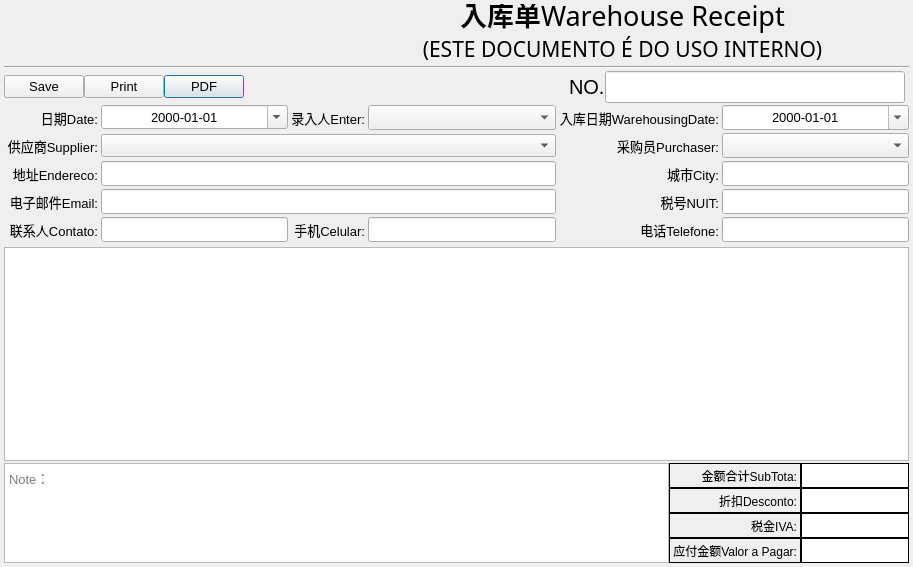
<?xml version="1.0" encoding="UTF-8"?>
<ui version="4.0">
 <class>Form</class>
 <widget class="QWidget" name="Form">
  <property name="geometry">
   <rect>
    <x>0</x>
    <y>0</y>
    <width>913</width>
    <height>567</height>
   </rect>
  </property>
  <property name="font">
   <font>
    <family>Arial</family>
    <pointsize>10</pointsize>
   </font>
  </property>
  <property name="windowTitle">
   <string>WarehousReceipt</string>
  </property>
  <layout class="QVBoxLayout" name="verticalLayout_4">
   <property name="spacing">
    <number>2</number>
   </property>
   <property name="leftMargin">
    <number>4</number>
   </property>
   <property name="topMargin">
    <number>4</number>
   </property>
   <property name="rightMargin">
    <number>4</number>
   </property>
   <property name="bottomMargin">
    <number>4</number>
   </property>
   <item>
    <layout class="QHBoxLayout" name="horizontalLayout_6">
     <item>
      <widget class="QLabel" name="label_logo">
       <property name="minimumSize">
        <size>
         <width>329</width>
         <height>60</height>
        </size>
       </property>
       <property name="maximumSize">
        <size>
         <width>329</width>
         <height>60</height>
        </size>
       </property>
       <property name="text">
        <string/>
       </property>
       <property name="pixmap">
        <pixmap>../res/tmLogo100.png</pixmap>
       </property>
       <property name="scaledContents">
        <bool>true</bool>
       </property>
      </widget>
     </item>
     <item>
      <spacer name="horizontalSpacer_4">
       <property name="orientation">
        <enum>Qt::Horizontal</enum>
       </property>
       <property name="sizeHint" stdset="0">
        <size>
         <width>40</width>
         <height>20</height>
        </size>
       </property>
      </spacer>
     </item>
     <item>
      <layout class="QVBoxLayout" name="verticalLayout_3">
       <property name="spacing">
        <number>0</number>
       </property>
       <item>
        <layout class="QHBoxLayout" name="horizontalLayout_5">
         <item>
          <spacer name="horizontalSpacer_2">
           <property name="orientation">
            <enum>Qt::Horizontal</enum>
           </property>
           <property name="sizeHint" stdset="0">
            <size>
             <width>40</width>
             <height>20</height>
            </size>
           </property>
          </spacer>
         </item>
         <item>
          <widget class="QLabel" name="label_Title_Chn">
           <property name="minimumSize">
            <size>
             <width>0</width>
             <height>30</height>
            </size>
           </property>
           <property name="maximumSize">
            <size>
             <width>16777215</width>
             <height>30</height>
            </size>
           </property>
           <property name="font">
            <font>
             <pointsize>20</pointsize>
             <weight>75</weight>
             <bold>true</bold>
            </font>
           </property>
           <property name="text">
            <string>入库单</string>
           </property>
           <property name="alignment">
            <set>Qt::AlignBottom|Qt::AlignRight|Qt::AlignTrailing</set>
           </property>
          </widget>
         </item>
         <item>
          <widget class="QLabel" name="label_Title_Eng">
           <property name="minimumSize">
            <size>
             <width>0</width>
             <height>30</height>
            </size>
           </property>
           <property name="maximumSize">
            <size>
             <width>16777215</width>
             <height>30</height>
            </size>
           </property>
           <property name="font">
            <font>
             <family>Algerian</family>
             <pointsize>20</pointsize>
             <weight>50</weight>
             <bold>false</bold>
            </font>
           </property>
           <property name="text">
            <string>Warehouse Receipt</string>
           </property>
           <property name="alignment">
            <set>Qt::AlignBottom|Qt::AlignLeading|Qt::AlignLeft</set>
           </property>
          </widget>
         </item>
         <item>
          <spacer name="horizontalSpacer_3">
           <property name="orientation">
            <enum>Qt::Horizontal</enum>
           </property>
           <property name="sizeHint" stdset="0">
            <size>
             <width>40</width>
             <height>20</height>
            </size>
           </property>
          </spacer>
         </item>
        </layout>
       </item>
       <item>
        <widget class="QLabel" name="label_Title_Note">
         <property name="minimumSize">
          <size>
           <width>0</width>
           <height>30</height>
          </size>
         </property>
         <property name="maximumSize">
          <size>
           <width>16777215</width>
           <height>30</height>
          </size>
         </property>
         <property name="font">
          <font>
           <family>Algerian</family>
           <pointsize>16</pointsize>
          </font>
         </property>
         <property name="text">
          <string>(ESTE DOCUMENTO É DO USO INTERNO)</string>
         </property>
         <property name="alignment">
          <set>Qt::AlignHCenter|Qt::AlignTop</set>
         </property>
        </widget>
       </item>
      </layout>
     </item>
     <item>
      <spacer name="horizontalSpacer_5">
       <property name="orientation">
        <enum>Qt::Horizontal</enum>
       </property>
       <property name="sizeHint" stdset="0">
        <size>
         <width>40</width>
         <height>20</height>
        </size>
       </property>
      </spacer>
     </item>
    </layout>
   </item>
   <item>
    <widget class="Line" name="line">
     <property name="orientation">
      <enum>Qt::Horizontal</enum>
     </property>
    </widget>
   </item>
   <item>
    <layout class="QHBoxLayout" name="horizontalLayout_4">
     <item>
      <layout class="QHBoxLayout" name="horizontalLayout_3">
       <property name="spacing">
        <number>0</number>
       </property>
       <item>
        <widget class="QPushButton" name="butSave">
         <property name="text">
          <string>Save</string>
         </property>
         <property name="icon">
          <iconset>
           <normaloff>../res/ico/save.png</normaloff>../res/ico/save.png</iconset>
         </property>
         <property name="iconSize">
          <size>
           <width>16</width>
           <height>16</height>
          </size>
         </property>
        </widget>
       </item>
       <item>
        <widget class="QPushButton" name="butPrint">
         <property name="text">
          <string>Print</string>
         </property>
         <property name="icon">
          <iconset>
           <normaloff>../res/ico/Print.png</normaloff>../res/ico/Print.png</iconset>
         </property>
         <property name="iconSize">
          <size>
           <width>16</width>
           <height>16</height>
          </size>
         </property>
        </widget>
       </item>
       <item>
        <widget class="QPushButton" name="butPDF">
         <property name="text">
          <string>PDF</string>
         </property>
         <property name="icon">
          <iconset>
           <normaloff>../res/ico/pdf.png</normaloff>../res/ico/pdf.png</iconset>
         </property>
         <property name="iconSize">
          <size>
           <width>16</width>
           <height>16</height>
          </size>
         </property>
         <property name="default">
          <bool>true</bool>
         </property>
        </widget>
       </item>
      </layout>
     </item>
     <item>
      <layout class="QHBoxLayout" name="horizontalLayout">
       <property name="spacing">
        <number>0</number>
       </property>
       <property name="leftMargin">
        <number>0</number>
       </property>
       <property name="topMargin">
        <number>0</number>
       </property>
       <property name="rightMargin">
        <number>4</number>
       </property>
       <property name="bottomMargin">
        <number>0</number>
       </property>
       <item>
        <spacer name="horizontalSpacer">
         <property name="orientation">
          <enum>Qt::Horizontal</enum>
         </property>
         <property name="sizeHint" stdset="0">
          <size>
           <width>40</width>
           <height>20</height>
          </size>
         </property>
        </spacer>
       </item>
       <item>
        <widget class="QLabel" name="label_2">
         <property name="font">
          <font>
           <pointsize>15</pointsize>
          </font>
         </property>
         <property name="text">
          <string>NO.</string>
         </property>
        </widget>
       </item>
       <item>
        <widget class="QLineEdit" name="fOrderID">
         <property name="minimumSize">
          <size>
           <width>300</width>
           <height>0</height>
          </size>
         </property>
         <property name="maximumSize">
          <size>
           <width>300</width>
           <height>16777215</height>
          </size>
         </property>
         <property name="font">
          <font>
           <pointsize>15</pointsize>
          </font>
         </property>
         <property name="text">
          <string/>
         </property>
         <property name="alignment">
          <set>Qt::AlignCenter</set>
         </property>
         <property name="readOnly">
          <bool>true</bool>
         </property>
        </widget>
       </item>
      </layout>
     </item>
    </layout>
   </item>
   <item>
    <layout class="QGridLayout" name="gridLayout">
     <property name="leftMargin">
      <number>3</number>
     </property>
     <property name="rightMargin">
      <number>0</number>
     </property>
     <property name="bottomMargin">
      <number>3</number>
     </property>
     <property name="spacing">
      <number>3</number>
     </property>
     <item row="0" column="5">
      <widget class="QLabel" name="label_4">
       <property name="minimumSize">
        <size>
         <width>0</width>
         <height>25</height>
        </size>
       </property>
       <property name="sizeIncrement">
        <size>
         <width>0</width>
         <height>25</height>
        </size>
       </property>
       <property name="text">
        <string>入库日期WarehousingDate:</string>
       </property>
       <property name="alignment">
        <set>Qt::AlignRight|Qt::AlignTrailing|Qt::AlignVCenter</set>
       </property>
      </widget>
     </item>
     <item row="1" column="0">
      <widget class="QLabel" name="label_6">
       <property name="minimumSize">
        <size>
         <width>0</width>
         <height>25</height>
        </size>
       </property>
       <property name="sizeIncrement">
        <size>
         <width>0</width>
         <height>25</height>
        </size>
       </property>
       <property name="text">
        <string>供应商Supplier:</string>
       </property>
       <property name="alignment">
        <set>Qt::AlignRight|Qt::AlignTrailing|Qt::AlignVCenter</set>
       </property>
      </widget>
     </item>
     <item row="2" column="2" colspan="3">
      <widget class="QLineEdit" name="fEndereco">
       <property name="minimumSize">
        <size>
         <width>0</width>
         <height>25</height>
        </size>
       </property>
       <property name="sizeIncrement">
        <size>
         <width>0</width>
         <height>25</height>
        </size>
       </property>
       <property name="placeholderText">
        <string/>
       </property>
       <property name="clearButtonEnabled">
        <bool>false</bool>
       </property>
      </widget>
     </item>
     <item row="4" column="3">
      <widget class="QLabel" name="label_10">
       <property name="text">
        <string>手机Celular:</string>
       </property>
       <property name="alignment">
        <set>Qt::AlignRight|Qt::AlignTrailing|Qt::AlignVCenter</set>
       </property>
      </widget>
     </item>
     <item row="4" column="2">
      <widget class="QLineEdit" name="fContato">
       <property name="minimumSize">
        <size>
         <width>0</width>
         <height>25</height>
        </size>
       </property>
       <property name="sizeIncrement">
        <size>
         <width>0</width>
         <height>25</height>
        </size>
       </property>
       <property name="clearButtonEnabled">
        <bool>true</bool>
       </property>
      </widget>
     </item>
     <item row="0" column="3">
      <widget class="QLabel" name="label_17">
       <property name="text">
        <string>录入人Enter:</string>
       </property>
       <property name="alignment">
        <set>Qt::AlignRight|Qt::AlignTrailing|Qt::AlignVCenter</set>
       </property>
      </widget>
     </item>
     <item row="0" column="4">
      <widget class="QComboBox" name="fEntryID">
       <property name="minimumSize">
        <size>
         <width>0</width>
         <height>25</height>
        </size>
       </property>
      </widget>
     </item>
     <item row="0" column="0">
      <widget class="QLabel" name="label_3">
       <property name="minimumSize">
        <size>
         <width>0</width>
         <height>25</height>
        </size>
       </property>
       <property name="sizeIncrement">
        <size>
         <width>0</width>
         <height>25</height>
        </size>
       </property>
       <property name="text">
        <string>日期Date:</string>
       </property>
       <property name="alignment">
        <set>Qt::AlignRight|Qt::AlignTrailing|Qt::AlignVCenter</set>
       </property>
      </widget>
     </item>
     <item row="0" column="6">
      <widget class="QDateEdit" name="fWarehousingDate">
       <property name="minimumSize">
        <size>
         <width>0</width>
         <height>25</height>
        </size>
       </property>
       <property name="sizeIncrement">
        <size>
         <width>0</width>
         <height>25</height>
        </size>
       </property>
       <property name="alignment">
        <set>Qt::AlignCenter</set>
       </property>
       <property name="displayFormat">
        <string>yyyy-MM-dd</string>
       </property>
       <property name="calendarPopup">
        <bool>true</bool>
       </property>
      </widget>
     </item>
     <item row="0" column="2">
      <widget class="QDateEdit" name="fOrderDate">
       <property name="maximumSize">
        <size>
         <width>16777215</width>
         <height>16777215</height>
        </size>
       </property>
       <property name="alignment">
        <set>Qt::AlignCenter</set>
       </property>
       <property name="displayFormat">
        <string>yyyy-MM-dd</string>
       </property>
       <property name="calendarPopup">
        <bool>true</bool>
       </property>
      </widget>
     </item>
     <item row="4" column="4">
      <widget class="QLineEdit" name="fCelular">
       <property name="minimumSize">
        <size>
         <width>0</width>
         <height>25</height>
        </size>
       </property>
       <property name="sizeIncrement">
        <size>
         <width>0</width>
         <height>25</height>
        </size>
       </property>
       <property name="clearButtonEnabled">
        <bool>true</bool>
       </property>
      </widget>
     </item>
     <item row="1" column="2" colspan="3">
      <widget class="QComboBox" name="fSupplierID">
       <property name="minimumSize">
        <size>
         <width>0</width>
         <height>0</height>
        </size>
       </property>
       <property name="sizeIncrement">
        <size>
         <width>0</width>
         <height>25</height>
        </size>
       </property>
       <property name="toolTip">
        <string>&lt;html&gt;&lt;head/&gt;&lt;body&gt;&lt;p&gt;可输入客户名称或税号中的部分或全部进行快速过滤&lt;/p&gt;&lt;p&gt;Enter part or all of the customer name or tax number for quick filtering&lt;/p&gt;&lt;/body&gt;&lt;/html&gt;</string>
       </property>
       <property name="placeholderText" stdset="0">
        <string>Please select a cliente.</string>
       </property>
      </widget>
     </item>
     <item row="2" column="0">
      <widget class="QLabel" name="label_9">
       <property name="minimumSize">
        <size>
         <width>0</width>
         <height>25</height>
        </size>
       </property>
       <property name="sizeIncrement">
        <size>
         <width>0</width>
         <height>25</height>
        </size>
       </property>
       <property name="text">
        <string>地址Endereco:</string>
       </property>
       <property name="alignment">
        <set>Qt::AlignRight|Qt::AlignTrailing|Qt::AlignVCenter</set>
       </property>
      </widget>
     </item>
     <item row="4" column="0">
      <widget class="QLabel" name="label_11">
       <property name="minimumSize">
        <size>
         <width>0</width>
         <height>25</height>
        </size>
       </property>
       <property name="sizeIncrement">
        <size>
         <width>0</width>
         <height>25</height>
        </size>
       </property>
       <property name="text">
        <string>联系人Contato:</string>
       </property>
       <property name="alignment">
        <set>Qt::AlignRight|Qt::AlignTrailing|Qt::AlignVCenter</set>
       </property>
      </widget>
     </item>
     <item row="3" column="0">
      <widget class="QLabel" name="label_12">
       <property name="minimumSize">
        <size>
         <width>0</width>
         <height>25</height>
        </size>
       </property>
       <property name="sizeIncrement">
        <size>
         <width>0</width>
         <height>25</height>
        </size>
       </property>
       <property name="text">
        <string>电子邮件Email:</string>
       </property>
       <property name="alignment">
        <set>Qt::AlignRight|Qt::AlignTrailing|Qt::AlignVCenter</set>
       </property>
      </widget>
     </item>
     <item row="4" column="5">
      <widget class="QLabel" name="label_16">
       <property name="text">
        <string>电话Telefone:</string>
       </property>
       <property name="alignment">
        <set>Qt::AlignRight|Qt::AlignTrailing|Qt::AlignVCenter</set>
       </property>
      </widget>
     </item>
     <item row="4" column="6">
      <widget class="QLineEdit" name="fTelefone">
       <property name="minimumSize">
        <size>
         <width>0</width>
         <height>25</height>
        </size>
       </property>
      </widget>
     </item>
     <item row="3" column="5">
      <widget class="QLabel" name="label_7">
       <property name="minimumSize">
        <size>
         <width>0</width>
         <height>25</height>
        </size>
       </property>
       <property name="sizeIncrement">
        <size>
         <width>0</width>
         <height>25</height>
        </size>
       </property>
       <property name="text">
        <string>税号NUIT:</string>
       </property>
       <property name="alignment">
        <set>Qt::AlignRight|Qt::AlignTrailing|Qt::AlignVCenter</set>
       </property>
      </widget>
     </item>
     <item row="3" column="6">
      <widget class="QLineEdit" name="fNUIT">
       <property name="minimumSize">
        <size>
         <width>0</width>
         <height>25</height>
        </size>
       </property>
       <property name="sizeIncrement">
        <size>
         <width>0</width>
         <height>25</height>
        </size>
       </property>
      </widget>
     </item>
     <item row="2" column="5">
      <widget class="QLabel" name="label_8">
       <property name="text">
        <string>城市City:</string>
       </property>
       <property name="alignment">
        <set>Qt::AlignRight|Qt::AlignTrailing|Qt::AlignVCenter</set>
       </property>
      </widget>
     </item>
     <item row="2" column="6">
      <widget class="QLineEdit" name="fCity">
       <property name="minimumSize">
        <size>
         <width>0</width>
         <height>25</height>
        </size>
       </property>
       <property name="sizeIncrement">
        <size>
         <width>0</width>
         <height>25</height>
        </size>
       </property>
       <property name="clearButtonEnabled">
        <bool>false</bool>
       </property>
      </widget>
     </item>
     <item row="1" column="6">
      <widget class="QComboBox" name="fPurchaserID">
       <property name="minimumSize">
        <size>
         <width>0</width>
         <height>25</height>
        </size>
       </property>
      </widget>
     </item>
     <item row="1" column="5">
      <widget class="QLabel" name="label_5">
       <property name="minimumSize">
        <size>
         <width>0</width>
         <height>25</height>
        </size>
       </property>
       <property name="sizeIncrement">
        <size>
         <width>0</width>
         <height>25</height>
        </size>
       </property>
       <property name="text">
        <string>采购员Purchaser:</string>
       </property>
       <property name="alignment">
        <set>Qt::AlignRight|Qt::AlignTrailing|Qt::AlignVCenter</set>
       </property>
      </widget>
     </item>
     <item row="3" column="2" colspan="3">
      <widget class="QLineEdit" name="fEmail">
       <property name="minimumSize">
        <size>
         <width>0</width>
         <height>25</height>
        </size>
       </property>
       <property name="sizeIncrement">
        <size>
         <width>0</width>
         <height>25</height>
        </size>
       </property>
       <property name="readOnly">
        <bool>true</bool>
       </property>
       <property name="clearButtonEnabled">
        <bool>false</bool>
       </property>
      </widget>
     </item>
    </layout>
   </item>
   <item>
    <layout class="QHBoxLayout" name="horizontalLayout_7">
     <property name="spacing">
      <number>0</number>
     </property>
     <item>
      <widget class="QTableView" name="tableView">
       <property name="minimumSize">
        <size>
         <width>0</width>
         <height>200</height>
        </size>
       </property>
       <property name="font">
        <font>
         <family>Arial</family>
         <pointsize>10</pointsize>
        </font>
       </property>
       <property name="toolTip">
        <string>&lt;html&gt;&lt;head/&gt;&lt;body&gt;&lt;p&gt;如果要输入单价为金额为0的订单，请在单价处输入0，但这时，明细表只能输入一行，如果要增加行，请先点击表格空白处（取消选中任何单元格），然后按 alt+d。&lt;/p&gt;&lt;p&gt;If you want to enter an order with a unit price of 0, please enter 0 at the unit price. But at this time, the detailed list can only enter one line. If you want to add more rows, please click on the blank of the table (cancel any cells), and then press Alt + D.&lt;/p&gt;&lt;/body&gt;&lt;/html&gt;</string>
       </property>
      </widget>
     </item>
     <item>
      <spacer name="verticalSpacer">
       <property name="orientation">
        <enum>Qt::Vertical</enum>
       </property>
       <property name="sizeHint" stdset="0">
        <size>
         <width>0</width>
         <height>40</height>
        </size>
       </property>
      </spacer>
     </item>
    </layout>
   </item>
   <item>
    <layout class="QHBoxLayout" name="horizontalLayout_2">
     <property name="spacing">
      <number>0</number>
     </property>
     <item>
      <layout class="QVBoxLayout" name="verticalLayout">
       <property name="spacing">
        <number>0</number>
       </property>
       <property name="sizeConstraint">
        <enum>QLayout::SetMaximumSize</enum>
       </property>
       <property name="bottomMargin">
        <number>0</number>
       </property>
       <item>
        <widget class="QTextEdit" name="fNote">
         <property name="minimumSize">
          <size>
           <width>0</width>
           <height>100</height>
          </size>
         </property>
         <property name="maximumSize">
          <size>
           <width>16777215</width>
           <height>100</height>
          </size>
         </property>
         <property name="toolTipDuration">
          <number>-1</number>
         </property>
         <property name="statusTip">
          <string/>
         </property>
         <property name="whatsThis">
          <string/>
         </property>
         <property name="accessibleName">
          <string/>
         </property>
         <property name="lineWidth">
          <number>-1</number>
         </property>
         <property name="placeholderText">
          <string>Note：</string>
         </property>
        </widget>
       </item>
      </layout>
     </item>
     <item>
      <layout class="QVBoxLayout" name="verticalLayout_2">
       <property name="spacing">
        <number>0</number>
       </property>
       <item>
        <widget class="QWidget" name="temp" native="true">
         <property name="sizePolicy">
          <sizepolicy hsizetype="Fixed" vsizetype="Fixed">
           <horstretch>0</horstretch>
           <verstretch>0</verstretch>
          </sizepolicy>
         </property>
         <layout class="QGridLayout" name="gridLayout_2">
          <property name="sizeConstraint">
           <enum>QLayout::SetNoConstraint</enum>
          </property>
          <property name="leftMargin">
           <number>0</number>
          </property>
          <property name="topMargin">
           <number>0</number>
          </property>
          <property name="rightMargin">
           <number>0</number>
          </property>
          <property name="bottomMargin">
           <number>0</number>
          </property>
          <property name="spacing">
           <number>0</number>
          </property>
          <item row="0" column="0">
           <widget class="QLabel" name="label">
            <property name="minimumSize">
             <size>
              <width>0</width>
              <height>25</height>
             </size>
            </property>
            <property name="maximumSize">
             <size>
              <width>150</width>
              <height>25</height>
             </size>
            </property>
            <property name="sizeIncrement">
             <size>
              <width>0</width>
              <height>25</height>
             </size>
            </property>
            <property name="font">
             <font>
              <pointsize>9</pointsize>
             </font>
            </property>
            <property name="styleSheet">
             <string notr="true">border-width: 0.7px;border-style: solid</string>
            </property>
            <property name="text">
             <string>金额合计SubTota:</string>
            </property>
            <property name="alignment">
             <set>Qt::AlignRight|Qt::AlignTrailing|Qt::AlignVCenter</set>
            </property>
           </widget>
          </item>
          <item row="0" column="1">
           <widget class="QLineEdit" name="fAmount">
            <property name="minimumSize">
             <size>
              <width>0</width>
              <height>25</height>
             </size>
            </property>
            <property name="maximumSize">
             <size>
              <width>150</width>
              <height>25</height>
             </size>
            </property>
            <property name="sizeIncrement">
             <size>
              <width>0</width>
              <height>25</height>
             </size>
            </property>
            <property name="font">
             <font>
              <pointsize>9</pointsize>
             </font>
            </property>
            <property name="styleSheet">
             <string notr="true">border-width: 0.7px;border-style: solid</string>
            </property>
            <property name="alignment">
             <set>Qt::AlignRight|Qt::AlignTrailing|Qt::AlignVCenter</set>
            </property>
            <property name="readOnly">
             <bool>true</bool>
            </property>
           </widget>
          </item>
          <item row="1" column="0">
           <widget class="QLabel" name="label_13">
            <property name="minimumSize">
             <size>
              <width>0</width>
              <height>25</height>
             </size>
            </property>
            <property name="maximumSize">
             <size>
              <width>150</width>
              <height>25</height>
             </size>
            </property>
            <property name="sizeIncrement">
             <size>
              <width>0</width>
              <height>25</height>
             </size>
            </property>
            <property name="font">
             <font>
              <pointsize>9</pointsize>
             </font>
            </property>
            <property name="styleSheet">
             <string notr="true">border-width: 0.7px;border-style: solid</string>
            </property>
            <property name="text">
             <string>折扣Desconto:</string>
            </property>
            <property name="alignment">
             <set>Qt::AlignRight|Qt::AlignTrailing|Qt::AlignVCenter</set>
            </property>
           </widget>
          </item>
          <item row="1" column="1">
           <widget class="QLineEdit" name="fDesconto">
            <property name="minimumSize">
             <size>
              <width>0</width>
              <height>25</height>
             </size>
            </property>
            <property name="maximumSize">
             <size>
              <width>150</width>
              <height>25</height>
             </size>
            </property>
            <property name="sizeIncrement">
             <size>
              <width>0</width>
              <height>25</height>
             </size>
            </property>
            <property name="font">
             <font>
              <pointsize>9</pointsize>
             </font>
            </property>
            <property name="styleSheet">
             <string notr="true">border-width: 0.7px;border-style: solid</string>
            </property>
            <property name="alignment">
             <set>Qt::AlignRight|Qt::AlignTrailing|Qt::AlignVCenter</set>
            </property>
           </widget>
          </item>
          <item row="2" column="0">
           <widget class="QLabel" name="label_14">
            <property name="minimumSize">
             <size>
              <width>0</width>
              <height>25</height>
             </size>
            </property>
            <property name="maximumSize">
             <size>
              <width>150</width>
              <height>25</height>
             </size>
            </property>
            <property name="sizeIncrement">
             <size>
              <width>0</width>
              <height>25</height>
             </size>
            </property>
            <property name="font">
             <font>
              <pointsize>9</pointsize>
             </font>
            </property>
            <property name="styleSheet">
             <string notr="true">border-width: 0.7px;border-style: solid</string>
            </property>
            <property name="text">
             <string>税金IVA:</string>
            </property>
            <property name="alignment">
             <set>Qt::AlignRight|Qt::AlignTrailing|Qt::AlignVCenter</set>
            </property>
           </widget>
          </item>
          <item row="2" column="1">
           <widget class="QLineEdit" name="fTax">
            <property name="minimumSize">
             <size>
              <width>0</width>
              <height>25</height>
             </size>
            </property>
            <property name="maximumSize">
             <size>
              <width>150</width>
              <height>25</height>
             </size>
            </property>
            <property name="sizeIncrement">
             <size>
              <width>0</width>
              <height>25</height>
             </size>
            </property>
            <property name="font">
             <font>
              <pointsize>9</pointsize>
             </font>
            </property>
            <property name="styleSheet">
             <string notr="true">border-width: 0.7px;border-style: solid</string>
            </property>
            <property name="alignment">
             <set>Qt::AlignRight|Qt::AlignTrailing|Qt::AlignVCenter</set>
            </property>
           </widget>
          </item>
          <item row="3" column="0">
           <widget class="QLabel" name="label_15">
            <property name="minimumSize">
             <size>
              <width>0</width>
              <height>25</height>
             </size>
            </property>
            <property name="maximumSize">
             <size>
              <width>150</width>
              <height>25</height>
             </size>
            </property>
            <property name="sizeIncrement">
             <size>
              <width>0</width>
              <height>25</height>
             </size>
            </property>
            <property name="font">
             <font>
              <pointsize>9</pointsize>
             </font>
            </property>
            <property name="styleSheet">
             <string notr="true">border-width: 0.7px;border-style: solid</string>
            </property>
            <property name="text">
             <string>应付金额Valor a Pagar:</string>
            </property>
            <property name="alignment">
             <set>Qt::AlignRight|Qt::AlignTrailing|Qt::AlignVCenter</set>
            </property>
           </widget>
          </item>
          <item row="3" column="1">
           <widget class="QLineEdit" name="fPayable">
            <property name="minimumSize">
             <size>
              <width>0</width>
              <height>25</height>
             </size>
            </property>
            <property name="maximumSize">
             <size>
              <width>150</width>
              <height>25</height>
             </size>
            </property>
            <property name="sizeIncrement">
             <size>
              <width>0</width>
              <height>25</height>
             </size>
            </property>
            <property name="font">
             <font>
              <pointsize>9</pointsize>
             </font>
            </property>
            <property name="styleSheet">
             <string notr="true">border-width: 0.7px;border-style: solid</string>
            </property>
            <property name="alignment">
             <set>Qt::AlignRight|Qt::AlignTrailing|Qt::AlignVCenter</set>
            </property>
            <property name="readOnly">
             <bool>true</bool>
            </property>
           </widget>
          </item>
         </layout>
        </widget>
       </item>
      </layout>
     </item>
    </layout>
   </item>
  </layout>
 </widget>
 <tabstops>
  <tabstop>butSave</tabstop>
  <tabstop>butPrint</tabstop>
  <tabstop>butPDF</tabstop>
  <tabstop>fOrderDate</tabstop>
  <tabstop>fEntryID</tabstop>
  <tabstop>fWarehousingDate</tabstop>
  <tabstop>fSupplierID</tabstop>
  <tabstop>fEndereco</tabstop>
  <tabstop>tableView</tabstop>
  <tabstop>fNote</tabstop>
  <tabstop>fAmount</tabstop>
  <tabstop>fDesconto</tabstop>
  <tabstop>fTax</tabstop>
  <tabstop>fPayable</tabstop>
  <tabstop>fOrderID</tabstop>
 </tabstops>
 <resources/>
 <connections/>
 <slots>
  <slot>ReCalc()</slot>
 </slots>
</ui>
